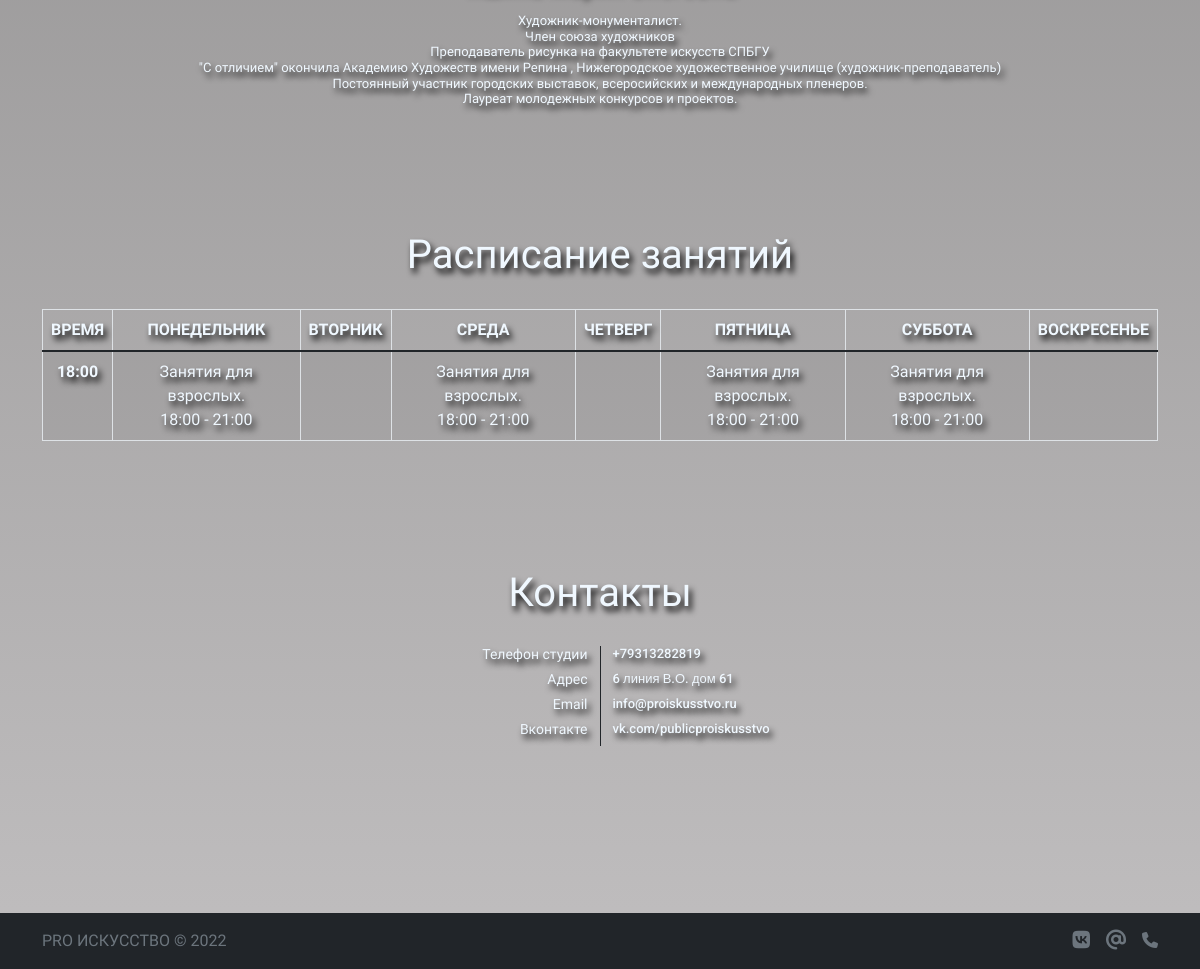
Before: / (lower part) with the older database file.
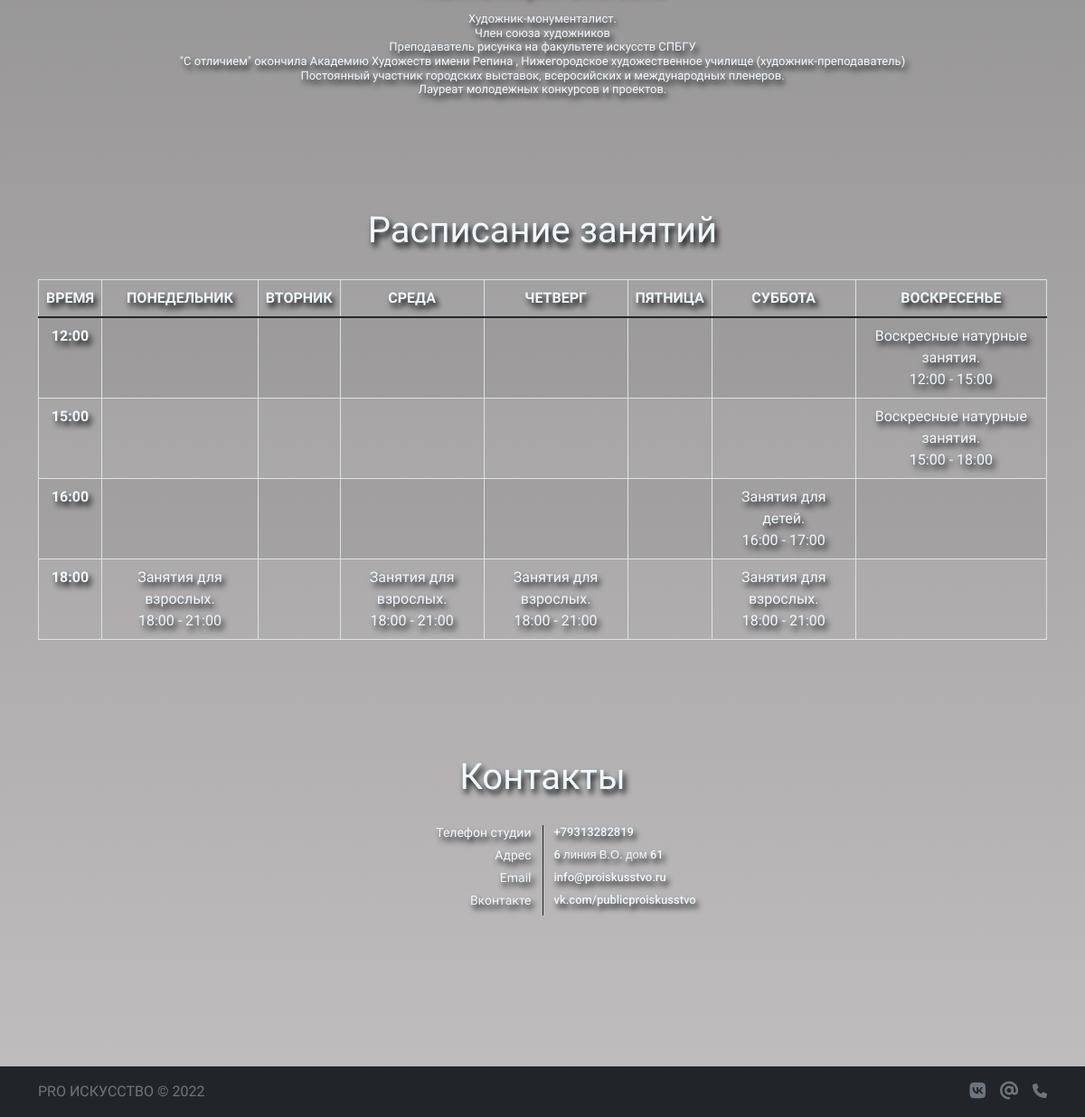
After: the same page with the newer database file.
### models.py (models this page shows)
class Schelude(db.Model):
   __tablename__ = 'scheludes'
   id = db.Column(db.Integer, primary_key=True)
   course = db.Column(db.String(100))
   teacher = db.Column(db.String(100))
   day = db.Column(db.String(100))
   start_time = db.Column(db.String(10))
   end_time = db.Column(db.String(100))

### app.py (the view)
@app.route('/')
def home():
   data = Course.query.all()
   teachers = Teacher.query.all()
   schl = data_for_rsp()
   return render_template(
      'index.html',
      price=data,
      teachers=teachers,
      all_days=all_days,
      schelude=schl,
      telephone=telephone,
      address=address,
      email=email,
      vk=vk
      )

### app.py (called while the page is built)
def data_for_rsp():
   schelude = Schelude.query.order_by(Schelude.start_time.asc()).all()
   all_time = sorted({time.start_time for time in schelude})
   schl = {}
   for time in all_time:
      for data in schelude:
         if data.start_time == time:
            if data.start_time in schl:
               schl[time].update({data.day: [data.course, f'{data.start_time} - {data.end_time}']})
            else:
               schl[time] = {data.day: [data.course, f'{data.start_time} - {data.end_time}']}
   return schl

### templates/index.html (shortened to what the changed rows need)
<!DOCTYPE html>
<html lang="en">
<head>
    <link href="https://cdn.jsdelivr.net/npm/bootstrap@5.2.0/dist/css/bootstrap.min.css" rel="stylesheet"
>
    <link rel="stylesheet" href="{{ url_for('static', filename='styles.css') }}">
</head>
<body>
    <section id="schedule">
        <div class="container">
            <h1 class="header-section-text">Расписание занятий</h1>
            <div class="table-responsive-xxl">
                <table class="table table-bordered text-center table-striped">
                    <thead>
                        <tr class="bg-light-gray">
                            <th scope="col" class="text-uppercase " style="color:aliceblue;">Время</th>
                            {% for day in all_days: %}
                            <th scope="col" class="text-uppercase" style="color:aliceblue;">{{ day }}</th>
                            {% endfor %}
                        </tr>
                    </thead>
                    <tbody class="table-group-divider">
                        <tr>
                            {% for time, db in schelude.items(): %}
                            <th scope="row" style="color:aliceblue;">{{ time }}</th>
                            <td class="{{ all_days[0] }}" style="color:aliceblue;">
                                {{ db.get(all_days[0])[0] if db.get(all_days[0]) else '' }}
                                <br>
                                {{ db.get(all_days[0])[1] if db.get(all_days[0]) else '' }}
                            </td>
                            <td class="{{ all_days[1] }}" style="color:aliceblue;">
                                <br>
                            </td>
                            <td class="{{ all_days[2] }}" style="color:aliceblue;">
                                {{ db.get(all_days[2])[0] if db.get(all_days[2]) else '' }}
                                <br>
                                {{ db.get(all_days[2])[1] if db.get(all_days[2]) else '' }}
                            </td>
                            <td class="{{ all_days[3] }}" style="color:aliceblue;">
                                {{ db.get(all_days[3])[0] if db.get(all_days[3]) else '' }}
                                <br>
                                {{ db.get(all_days[3])[1] if db.get(all_days[3]) else '' }}
                            </td>
                            <td class="{{ all_days[4] }}" style="color:aliceblue;">
                                {{ db.get(all_days[4])[0] if db.get(all_days[4]) else '' }}
                                <br>
                                {{ db.get(all_days[4])[1] if db.get(all_days[4]) else '' }}
                            </td>
                            <td class="{{ all_days[5] }}" style="color:aliceblue;">
                                {{ db.get(all_days[5])[0] if db.get(all_days[5]) else '' }}
                                <br>
                                {{ db.get(all_days[5])[1] if db.get(all_days[5]) else '' }}
                            </td>
                            <td class="{{ all_days[6] }}" style="color:aliceblue;">
                                {{ db.get(all_days[6])[0] if db.get(all_days[6]) else '' }}
                                <br>
                                {{ db.get(all_days[6])[1] if db.get(all_days[6]) else '' }}
                            </td>
                        </tr>
                        {% endfor %}
                    </tbody>
                </table>
            </div>
            <section id="contact">
                <div class="container">
                    <h1 class="header-section-text">Контакты</h1>
            </section>
    </section>
</body>
</html>

Changed rows visible on the page:
added Schelude: start_time "12:00", course "Воскресные натурные занятия.", db "12:00 - 15:00"
added Schelude: start_time "15:00", course "Воскресные натурные занятия.", db "15:00 - 18:00"
added Schelude: start_time "16:00", course "Занятия для детей.", db "16:00 - 17:00"
